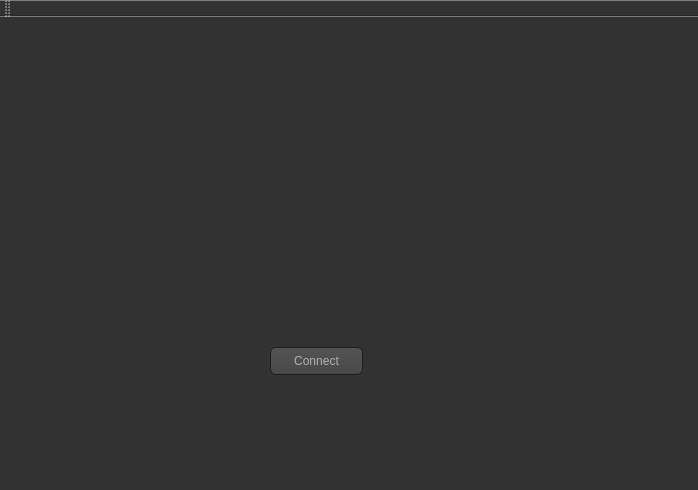
<?xml version="1.0" encoding="UTF-8"?>
<ui version="4.0">
 <class>login</class>
 <widget class="QMainWindow" name="login">
  <property name="geometry">
   <rect>
    <x>0</x>
    <y>0</y>
    <width>698</width>
    <height>490</height>
   </rect>
  </property>
  <property name="windowTitle">
   <string>login</string>
  </property>
  <property name="styleSheet">
   <string notr="true">QToolTip
{
     border: 1px solid black;
     background-color: #ffa02f;
     padding: 1px;
     border-radius: 3px;
     opacity: 100;
}

QWidget
{
    color: #b1b1b1;
    background-color: #323232;
}

QWidget:item:hover
{
    background-color: QLinearGradient( x1: 0, y1: 0, x2: 0, y2: 1, stop: 0 #ffa02f, stop: 1 #ca0619);
    color: #000000;
}

QWidget:item:selected
{
    background-color: QLinearGradient( x1: 0, y1: 0, x2: 0, y2: 1, stop: 0 #ffa02f, stop: 1 #d7801a);
}

QMenuBar::item
{
    background: transparent;
}

QMenuBar::item:selected
{
    background: transparent;
    border: 1px solid #ffaa00;
}

QMenuBar::item:pressed
{
    background: #444;
    border: 1px solid #000;
    background-color: QLinearGradient(
        x1:0, y1:0,
        x2:0, y2:1,
        stop:1 #212121,
        stop:0.4 #343434/*,
        stop:0.2 #343434,
        stop:0.1 #ffaa00*/
    );
    margin-bottom:-1px;
    padding-bottom:1px;
}

QMenu
{
    border: 1px solid #000;
}

QMenu::item
{
    padding: 2px 20px 2px 20px;
}

QMenu::item:selected
{
    color: #000000;
}

QWidget:disabled
{
    color: #404040;
    background-color: #323232;
}

QAbstractItemView
{
    background-color: QLinearGradient( x1: 0, y1: 0, x2: 0, y2: 1, stop: 0 #4d4d4d, stop: 0.1 #646464, stop: 1 #5d5d5d);
}

QWidget:focus
{
    /*border: 2px solid QLinearGradient( x1: 0, y1: 0, x2: 0, y2: 1, stop: 0 #ffa02f, stop: 1 #d7801a);*/
}

QLineEdit
{
    background-color: QLinearGradient( x1: 0, y1: 0, x2: 0, y2: 1, stop: 0 #4d4d4d, stop: 0 #646464, stop: 1 #5d5d5d);
    padding: 1px;
    border-style: solid;
    border: 1px solid #1e1e1e;
    border-radius: 5;
}

QPushButton
{
    color: #b1b1b1;
    background-color: QLinearGradient( x1: 0, y1: 0, x2: 0, y2: 1, stop: 0 #565656, stop: 0.1 #525252, stop: 0.5 #4e4e4e, stop: 0.9 #4a4a4a, stop: 1 #464646);
    border-width: 1px;
    border-color: #1e1e1e;
    border-style: solid;
    border-radius: 6;
    padding: 3px;
    font-size: 12px;
    padding-left: 5px;
    padding-right: 5px;
}

QPushButton:pressed
{
    background-color: QLinearGradient( x1: 0, y1: 0, x2: 0, y2: 1, stop: 0 #2d2d2d, stop: 0.1 #2b2b2b, stop: 0.5 #292929, stop: 0.9 #282828, stop: 1 #252525);
}

QComboBox
{
    selection-background-color: #ffaa00;
    background-color: QLinearGradient( x1: 0, y1: 0, x2: 0, y2: 1, stop: 0 #565656, stop: 0.1 #525252, stop: 0.5 #4e4e4e, stop: 0.9 #4a4a4a, stop: 1 #464646);
    border-style: solid;
    border: 1px solid #1e1e1e;
    border-radius: 5;
}

QComboBox:hover,QPushButton:hover
{
    border: 2px solid QLinearGradient( x1: 0, y1: 0, x2: 0, y2: 1, stop: 0 #ffa02f, stop: 1 #d7801a);
}


QComboBox:on
{
    padding-top: 3px;
    padding-left: 4px;
    background-color: QLinearGradient( x1: 0, y1: 0, x2: 0, y2: 1, stop: 0 #2d2d2d, stop: 0.1 #2b2b2b, stop: 0.5 #292929, stop: 0.9 #282828, stop: 1 #252525);
    selection-background-color: #ffaa00;
}

QComboBox QAbstractItemView
{
    border: 2px solid darkgray;
    selection-background-color: QLinearGradient( x1: 0, y1: 0, x2: 0, y2: 1, stop: 0 #ffa02f, stop: 1 #d7801a);
}

QComboBox::drop-down
{
     subcontrol-origin: padding;
     subcontrol-position: top right;
     width: 15px;

     border-left-width: 0px;
     border-left-color: darkgray;
     border-left-style: solid; /* just a single line */
     border-top-right-radius: 3px; /* same radius as the QComboBox */
     border-bottom-right-radius: 3px;
 }

QComboBox::down-arrow
{
     image: url(:/down_arrow.png);
}

QGroupBox:focus
{
border: 2px solid QLinearGradient( x1: 0, y1: 0, x2: 0, y2: 1, stop: 0 #ffa02f, stop: 1 #d7801a);
}

QTextEdit:focus
{
    border: 2px solid QLinearGradient( x1: 0, y1: 0, x2: 0, y2: 1, stop: 0 #ffa02f, stop: 1 #d7801a);
}

QScrollBar:horizontal {
     border: 1px solid #222222;
     background: QLinearGradient( x1: 0, y1: 0, x2: 0, y2: 1, stop: 0.0 #121212, stop: 0.2 #282828, stop: 1 #484848);
     height: 7px;
     margin: 0px 16px 0 16px;
}

QScrollBar::handle:horizontal
{
      background: QLinearGradient( x1: 0, y1: 0, x2: 1, y2: 0, stop: 0 #ffa02f, stop: 0.5 #d7801a, stop: 1 #ffa02f);
      min-height: 20px;
      border-radius: 2px;
}

QScrollBar::add-line:horizontal {
      border: 1px solid #1b1b19;
      border-radius: 2px;
      background: QLinearGradient( x1: 0, y1: 0, x2: 1, y2: 0, stop: 0 #ffa02f, stop: 1 #d7801a);
      width: 14px;
      subcontrol-position: right;
      subcontrol-origin: margin;
}

QScrollBar::sub-line:horizontal {
      border: 1px solid #1b1b19;
      border-radius: 2px;
      background: QLinearGradient( x1: 0, y1: 0, x2: 1, y2: 0, stop: 0 #ffa02f, stop: 1 #d7801a);
      width: 14px;
     subcontrol-position: left;
     subcontrol-origin: margin;
}

QScrollBar::right-arrow:horizontal, QScrollBar::left-arrow:horizontal
{
      border: 1px solid black;
      width: 1px;
      height: 1px;
      background: white;
}

QScrollBar::add-page:horizontal, QScrollBar::sub-page:horizontal
{
      background: none;
}

QScrollBar:vertical
{
      background: QLinearGradient( x1: 0, y1: 0, x2: 1, y2: 0, stop: 0.0 #121212, stop: 0.2 #282828, stop: 1 #484848);
      width: 7px;
      margin: 16px 0 16px 0;
      border: 1px solid #222222;
}

QScrollBar::handle:vertical
{
      background: QLinearGradient( x1: 0, y1: 0, x2: 0, y2: 1, stop: 0 #ffa02f, stop: 0.5 #d7801a, stop: 1 #ffa02f);
      min-height: 20px;
      border-radius: 2px;
}

QScrollBar::add-line:vertical
{
      border: 1px solid #1b1b19;
      border-radius: 2px;
      background: QLinearGradient( x1: 0, y1: 0, x2: 0, y2: 1, stop: 0 #ffa02f, stop: 1 #d7801a);
      height: 14px;
      subcontrol-position: bottom;
      subcontrol-origin: margin;
}

QScrollBar::sub-line:vertical
{
      border: 1px solid #1b1b19;
      border-radius: 2px;
      background: QLinearGradient( x1: 0, y1: 0, x2: 0, y2: 1, stop: 0 #d7801a, stop: 1 #ffa02f);
      height: 14px;
      subcontrol-position: top;
      subcontrol-origin: margin;
}

QScrollBar::up-arrow:vertical, QScrollBar::down-arrow:vertical
{
      border: 1px solid black;
      width: 1px;
      height: 1px;
      background: white;
}


QScrollBar::add-page:vertical, QScrollBar::sub-page:vertical
{
      background: none;
}

QTextEdit
{
    background-color: #242424;
}

QPlainTextEdit
{
    background-color: #242424;
}

QHeaderView::section
{
    background-color: QLinearGradient(x1:0, y1:0, x2:0, y2:1, stop:0 #616161, stop: 0.5 #505050, stop: 0.6 #434343, stop:1 #656565);
    color: white;
    padding-left: 4px;
    border: 1px solid #6c6c6c;
}

QCheckBox:disabled
{
color: #414141;
}

QDockWidget::title
{
    text-align: center;
    spacing: 3px; /* spacing between items in the tool bar */
    background-color: QLinearGradient(x1:0, y1:0, x2:0, y2:1, stop:0 #323232, stop: 0.5 #242424, stop:1 #323232);
}

QDockWidget::close-button, QDockWidget::float-button
{
    text-align: center;
    spacing: 1px; /* spacing between items in the tool bar */
    background-color: QLinearGradient(x1:0, y1:0, x2:0, y2:1, stop:0 #323232, stop: 0.5 #242424, stop:1 #323232);
}

QDockWidget::close-button:hover, QDockWidget::float-button:hover
{
    background: #242424;
}

QDockWidget::close-button:pressed, QDockWidget::float-button:pressed
{
    padding: 1px -1px -1px 1px;
}

QMainWindow::separator
{
    background-color: QLinearGradient(x1:0, y1:0, x2:0, y2:1, stop:0 #161616, stop: 0.5 #151515, stop: 0.6 #212121, stop:1 #343434);
    color: white;
    padding-left: 4px;
    border: 1px solid #4c4c4c;
    spacing: 3px; /* spacing between items in the tool bar */
}

QMainWindow::separator:hover
{

    background-color: QLinearGradient(x1:0, y1:0, x2:0, y2:1, stop:0 #d7801a, stop:0.5 #b56c17 stop:1 #ffa02f);
    color: white;
    padding-left: 4px;
    border: 1px solid #6c6c6c;
    spacing: 3px; /* spacing between items in the tool bar */
}

QToolBar::handle
{
     spacing: 3px; /* spacing between items in the tool bar */
     background: url(:/images/handle.png);
}

QMenu::separator
{
    height: 2px;
    background-color: QLinearGradient(x1:0, y1:0, x2:0, y2:1, stop:0 #161616, stop: 0.5 #151515, stop: 0.6 #212121, stop:1 #343434);
    color: white;
    padding-left: 4px;
    margin-left: 10px;
    margin-right: 5px;
}

QProgressBar
{
    border: 2px solid grey;
    border-radius: 5px;
    text-align: center;
}

QProgressBar::chunk
{
    background-color: #d7801a;
    width: 2.15px;
    margin: 0.5px;
}

QTabBar::tab {
    color: #b1b1b1;
    border: 1px solid #444;
    border-bottom-style: none;
    background-color: #323232;
    padding-left: 10px;
    padding-right: 10px;
    padding-top: 3px;
    padding-bottom: 2px;
    margin-right: -1px;
}

QTabWidget::pane {
    border: 1px solid #444;
    top: 1px;
}

QTabBar::tab:last
{
    margin-right: 0; /* the last selected tab has nothing to overlap with on the right */
    border-top-right-radius: 3px;
}

QTabBar::tab:first:!selected
{
 margin-left: 0px; /* the last selected tab has nothing to overlap with on the right */


    border-top-left-radius: 3px;
}

QTabBar::tab:!selected
{
    color: #b1b1b1;
    border-bottom-style: solid;
    margin-top: 3px;
    background-color: QLinearGradient(x1:0, y1:0, x2:0, y2:1, stop:1 #212121, stop:.4 #343434);
}

QTabBar::tab:selected
{
    border-top-left-radius: 3px;
    border-top-right-radius: 3px;
    margin-bottom: 0px;
}

QTabBar::tab:!selected:hover
{
    /*border-top: 2px solid #ffaa00;
    padding-bottom: 3px;*/
    border-top-left-radius: 3px;
    border-top-right-radius: 3px;
    background-color: QLinearGradient(x1:0, y1:0, x2:0, y2:1, stop:1 #212121, stop:0.4 #343434, stop:0.2 #343434, stop:0.1 #ffaa00);
}

QRadioButton::indicator:checked, QRadioButton::indicator:unchecked{
    color: #b1b1b1;
    background-color: #323232;
    border: 1px solid #b1b1b1;
    border-radius: 6px;
}

QRadioButton::indicator:checked
{
    background-color: qradialgradient(
        cx: 0.5, cy: 0.5,
        fx: 0.5, fy: 0.5,
        radius: 1.0,
        stop: 0.25 #ffaa00,
        stop: 0.3 #323232
    );
}

QCheckBox::indicator{
    color: #b1b1b1;
    background-color: #323232;
    border: 1px solid #b1b1b1;
    width: 9px;
    height: 9px;
}

QRadioButton::indicator
{
    border-radius: 6px;
}

QRadioButton::indicator:hover, QCheckBox::indicator:hover
{
    border: 1px solid #ffaa00;
}

QCheckBox::indicator:checked
{
    image:url(:/images/checkbox.png);
}

QCheckBox::indicator:disabled, QRadioButton::indicator:disabled
{
    border: 1px solid #444;
}</string>
  </property>
  <widget class="QWidget" name="centralWidget">
   <widget class="QPushButton" name="pushButton_connect">
    <property name="geometry">
     <rect>
      <x>270</x>
      <y>330</y>
      <width>93</width>
      <height>28</height>
     </rect>
    </property>
    <property name="text">
     <string>Connect</string>
    </property>
   </widget>
  </widget>
  <widget class="QToolBar" name="mainToolBar">
   <attribute name="toolBarArea">
    <enum>TopToolBarArea</enum>
   </attribute>
   <attribute name="toolBarBreak">
    <bool>false</bool>
   </attribute>
  </widget>
  <widget class="QStatusBar" name="statusBar"/>
 </widget>
 <layoutdefault spacing="6" margin="11"/>
 <resources/>
 <connections/>
</ui>
